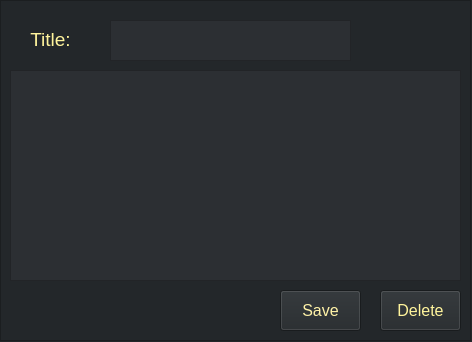
<?xml version="1.0" encoding="UTF-8"?>
<ui version="4.0">
 <class>Form</class>
 <widget class="QWidget" name="Form">
  <property name="geometry">
   <rect>
    <x>0</x>
    <y>0</y>
    <width>472</width>
    <height>342</height>
   </rect>
  </property>
  <property name="windowTitle">
   <string>Form</string>
  </property>
  <property name="styleSheet">
   <string notr="true">background-color: rgb(35, 39, 42);</string>
  </property>
  <widget class="QFrame" name="frame_n_e">
   <property name="geometry">
    <rect>
     <x>0</x>
     <y>0</y>
     <width>471</width>
     <height>341</height>
    </rect>
   </property>
   <property name="styleSheet">
    <string notr="true">background-color: rgb(44, 47, 51);
background-color: rgb(0, 0, 0);
background-color: rgb(35, 39, 42);</string>
   </property>
   <property name="frameShape">
    <enum>QFrame::StyledPanel</enum>
   </property>
   <property name="frameShadow">
    <enum>QFrame::Raised</enum>
   </property>
   <widget class="QTextEdit" name="content_textedit_n_e">
    <property name="geometry">
     <rect>
      <x>10</x>
      <y>70</y>
      <width>451</width>
      <height>211</height>
     </rect>
    </property>
    <property name="font">
     <font>
      <family>Arial</family>
      <pointsize>13</pointsize>
      <weight>50</weight>
      <bold>false</bold>
     </font>
    </property>
    <property name="styleSheet">
     <string notr="true">color: rgb(255, 244, 156);
background-color: rgb(44, 47, 51);</string>
    </property>
    <property name="html">
     <string>&lt;!DOCTYPE HTML PUBLIC &quot;-//W3C//DTD HTML 4.0//EN&quot; &quot;http://www.w3.org/TR/REC-html40/strict.dtd&quot;&gt;
&lt;html&gt;&lt;head&gt;&lt;meta name=&quot;qrichtext&quot; content=&quot;1&quot; /&gt;&lt;style type=&quot;text/css&quot;&gt;
p, li { white-space: pre-wrap; }
&lt;/style&gt;&lt;/head&gt;&lt;body style=&quot; font-family:'Arial'; font-size:13pt; font-weight:400; font-style:normal;&quot;&gt;
&lt;p style=&quot;-qt-paragraph-type:empty; margin-top:0px; margin-bottom:0px; margin-left:0px; margin-right:0px; -qt-block-indent:0; text-indent:0px; font-family:'MS Shell Dlg 2'; font-size:7.8pt;&quot;&gt;&lt;br /&gt;&lt;/p&gt;&lt;/body&gt;&lt;/html&gt;</string>
    </property>
   </widget>
   <widget class="QPushButton" name="save_button_n_e">
    <property name="geometry">
     <rect>
      <x>280</x>
      <y>290</y>
      <width>81</width>
      <height>41</height>
     </rect>
    </property>
    <property name="font">
     <font>
      <family>Arial</family>
      <pointsize>12</pointsize>
     </font>
    </property>
    <property name="styleSheet">
     <string notr="true">color: rgb(255, 255, 255);
color: rgb(255, 244, 156);
color: rgb(255, 244, 156);
color: rgb(255, 242, 167);</string>
    </property>
    <property name="text">
     <string>Save</string>
    </property>
   </widget>
   <widget class="QPushButton" name="delete_button_n_e">
    <property name="geometry">
     <rect>
      <x>380</x>
      <y>290</y>
      <width>81</width>
      <height>41</height>
     </rect>
    </property>
    <property name="font">
     <font>
      <family>Arial</family>
      <pointsize>12</pointsize>
     </font>
    </property>
    <property name="styleSheet">
     <string notr="true">color: rgb(255, 244, 156);</string>
    </property>
    <property name="text">
     <string>Delete</string>
    </property>
   </widget>
   <widget class="QTextEdit" name="title_textedit_n_e">
    <property name="geometry">
     <rect>
      <x>110</x>
      <y>20</y>
      <width>241</width>
      <height>41</height>
     </rect>
    </property>
    <property name="font">
     <font>
      <family>Arial</family>
      <pointsize>12</pointsize>
      <weight>50</weight>
      <bold>false</bold>
     </font>
    </property>
    <property name="styleSheet">
     <string notr="true">color: rgb(255, 244, 156);
background-color: rgb(44, 47, 51);</string>
    </property>
   </widget>
   <widget class="QLabel" name="title_label_n_e">
    <property name="geometry">
     <rect>
      <x>10</x>
      <y>19</y>
      <width>81</width>
      <height>41</height>
     </rect>
    </property>
    <property name="font">
     <font>
      <family>Arial</family>
      <pointsize>14</pointsize>
      <weight>50</weight>
      <bold>false</bold>
     </font>
    </property>
    <property name="styleSheet">
     <string notr="true">color: rgb(255, 244, 156);</string>
    </property>
    <property name="text">
     <string>Title:</string>
    </property>
    <property name="alignment">
     <set>Qt::AlignCenter</set>
    </property>
   </widget>
  </widget>
 </widget>
 <resources/>
 <connections/>
</ui>
